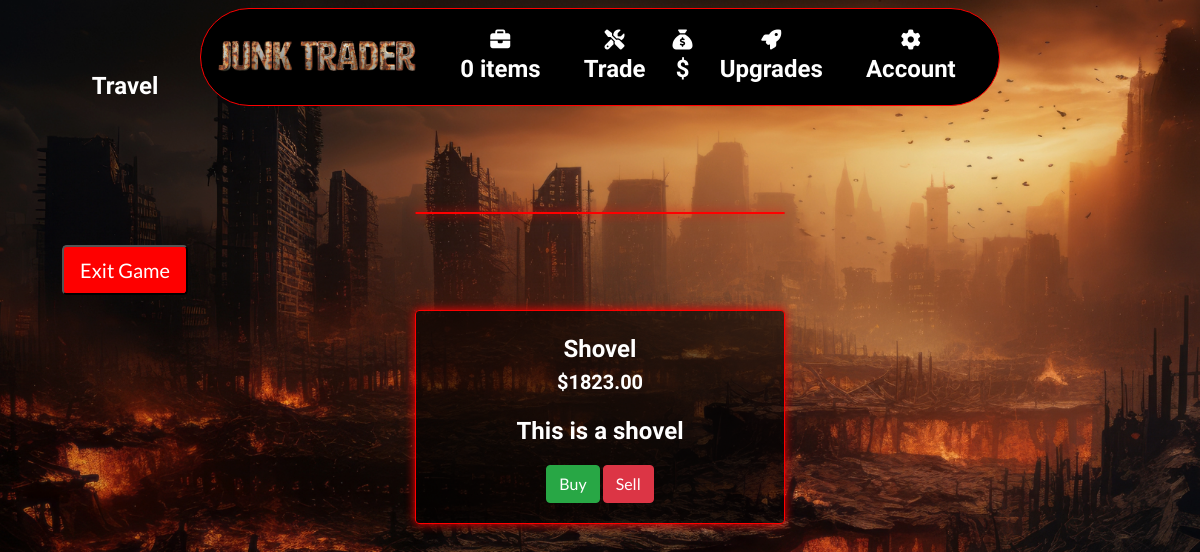
The app's page /collectables/1/, older data.
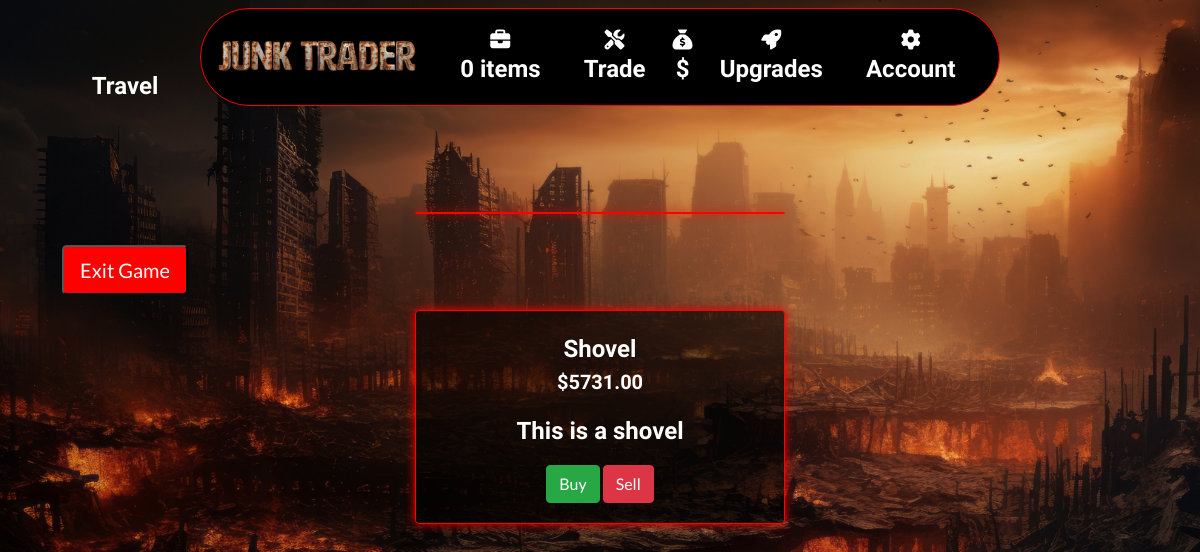
The same page, newer data.
### collectables/models.py (models this page shows, shortened)
class Collectable(models.Model):
    name = models.CharField(max_length=254)
    description = models.TextField()
    price = models.DecimalField(max_digits=6, decimal_places=2)
    image_url = models.URLField(max_length=1024, null=True, blank=True)
    image = models.ImageField(null=True, blank=True)
    glb_file = models.FileField(upload_to='glb_files/', null=True, blank=True)

### collectables/views.py (the view)
# urls.py: path('<int:collectable_id>/', views.collectable_detail, name='collectable_detail'),
def collectable_detail(request, collectable_id):
    collectable = get_object_or_404(Collectable, pk=collectable_id)
    context = {
        'collectable': collectable,
    }
    return render(request, 'collectables/collectable_detail.html', context)

### backpack/contexts.py (called while the page is built, shortened)
def backpack_contents(request):
    backpack_items = []
    total = 0
    total_quantity = 0
    collectable_count = 0
    backpack = request.session.get('backpack', {})
    grand_total = total
    context = {
        'backpack_items': backpack_items,
        'total': total,
        'total_quantity': total_quantity,
        'collectable_count': collectable_count,
        'grand_total': grand_total,
    }
    return context

def total_amount(request):
    total_amount = [0]
    return {'total_amount': total_amount}

### collectables/templates/collectables/collectable_detail.html (shortened to what this page needs)
{% extends "base.html" %}
{% load static %}
{% block page_header %}
<div class="container header-container">
</div>
{% endblock %}
{% block content %}
<div class="container-fluid">
    <div class="row">
        <div class="col-md-3">
            <div class="fixed-panel">
                {% include 'includes/fixed_panel.html' %}
            </div>
        </div>
    </div>
</div>
<div class="container-fluid">
    <div class="row justify-content-center">
        <div class="col-12 col-md-6 col-lg-4">
            <div class="card box my-5">
            </div>
        </div>
    </div>
    <div class="row justify-content-center">
        <div class="col-12 col-md-6 col-lg-4">
            <div class="card box product-details-container mb-5 mt-md-5">
                <div class="card-body text-white text-center">
                    <p class="card-title mb-0">{{ collectable.name }}</p>
                    <p class="lead mb-0 font-weight-bold">${{ collectable.price }}</p>
                    <p class="card-text mt-3">{{ collectable.description }}</p>
                    <button type="button" class="btn btn-success" data-toggle="modal" data-target="#buyModal{{ collectable.id }}">
                        Buy
                    </button>
                    <button type="button" class="btn btn-danger" data-toggle="modal" data-target="#sellModal{{ collectable.id }}">
                        Sell
                    </button>
                </div>
            </div>
        </div>
    </div>
</div>
{% endblock %}

Row changes from the older to the newer data that the page shows:
changed Collectable "Shovel": price "1823.00" → "5731.00"
